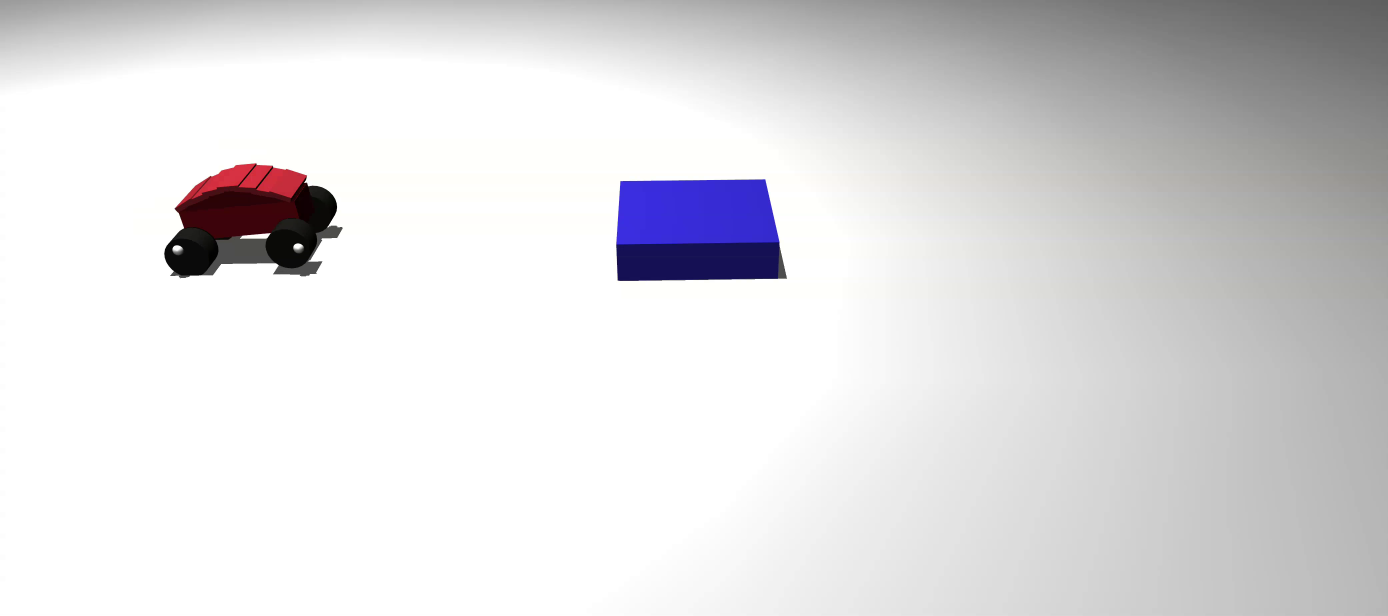
#> input picture frame 5 of ros/src/flip/flip/logs/obstacle.mp4, 4164 x 1846 px (shown at 1/3 size)
$ python image_from_video.py
#> lines starting #> are read from the running program, lines starting #| are printed output that depends on the picture
import cv2
import numpy as np

video_path = "obstacle.mp4"
out_path = "composite.png"

cap = cv2.VideoCapture(video_path)
ret, base = cap.read()
#> base is the input picture: shape (1846, 4164, 3); mean B, G, R 221.9, 219.8, 220.7
if not ret:
    raise RuntimeError("Could not read video")

acc = base.copy()
base_gray = cv2.cvtColor(base, cv2.COLOR_BGR2GRAY)
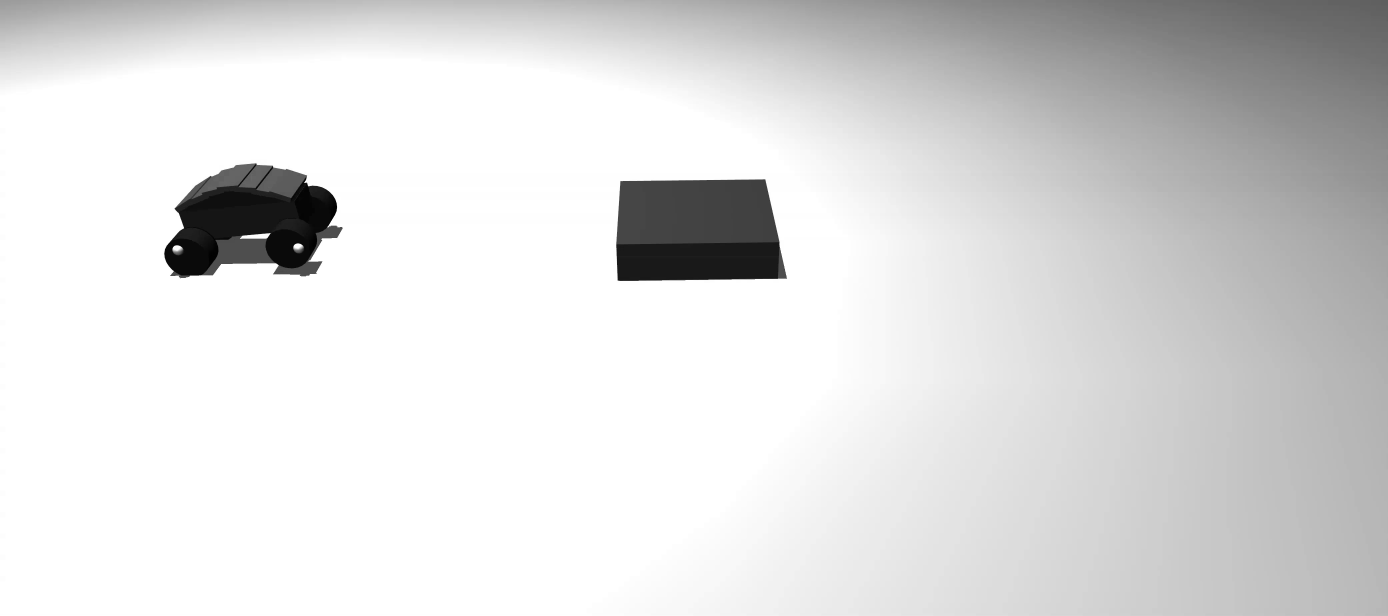
#> base_gray: shape (1846, 4164) (shown at 1/3 size); min 0, max 255, mean 220.4

stride = 7
motion_thresh = 15  # 15–35 typical; lower = more sensitive
kernel = np.ones((7, 7), np.uint8)

frame_idx = 0
while True:
    ret, frame = cap.read()
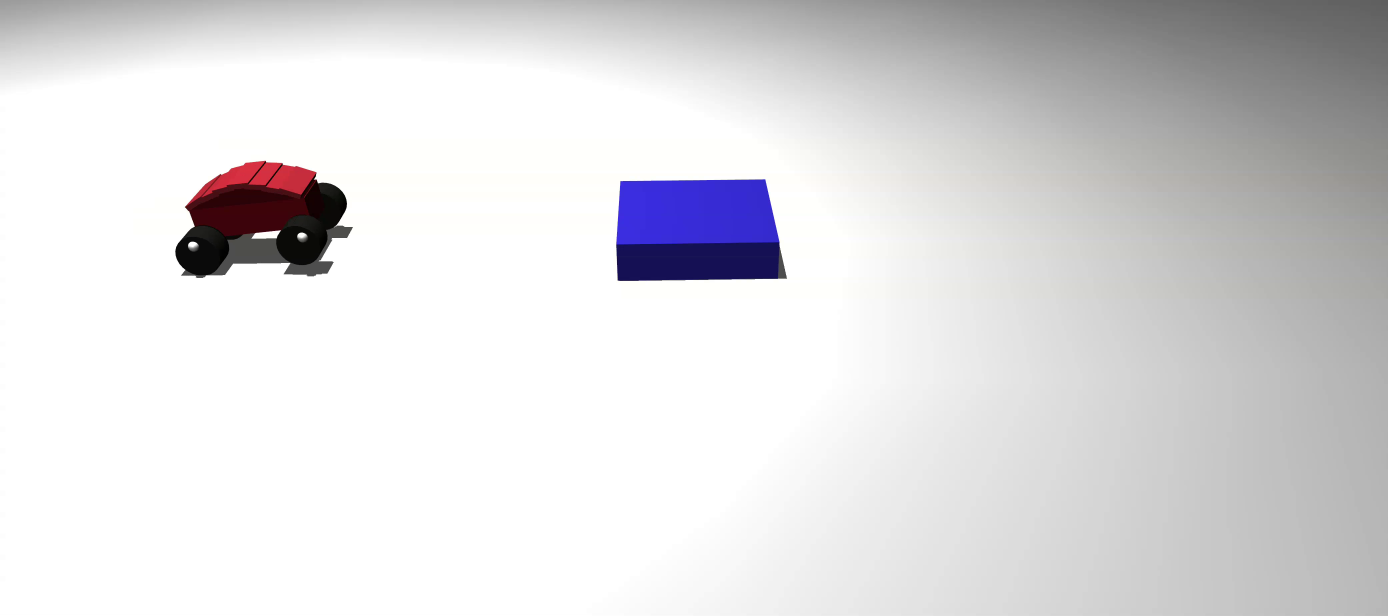
#> input picture frame 6 of ros/src/flip/flip/logs/obstacle.mp4, 4164 x 1846 px (shown at 1/3 size)
#> frame is the input picture: shape (1846, 4164, 3); mean B, G, R 221.9, 219.8, 220.7
    if not ret:
        break
    frame_idx += 1
    if frame_idx % stride != 0:
        continue

    # --- 1) Motion mask (captures body + wheels because they move) ---
    gray = cv2.cvtColor(frame, cv2.COLOR_BGR2GRAY)
    diff = cv2.absdiff(gray, base_gray)
    motion = (diff > motion_thresh).astype(np.uint8) * 255
    motion = cv2.morphologyEx(motion, cv2.MORPH_OPEN, kernel, iterations=1)
    motion = cv2.morphologyEx(motion, cv2.MORPH_CLOSE, kernel, iterations=2)
    motion = cv2.dilate(motion, kernel, iterations=2)

    # --- 2) Red-likeness mask in Lab (more robust to lighting than HSV) ---
    lab = cv2.cvtColor(frame, cv2.COLOR_BGR2LAB)
    a = lab[:, :, 1]  # higher = more red
    a_blur = cv2.GaussianBlur(a, (5, 5), 0)
    _, red_like = cv2.threshold(a_blur, 0, 255, cv2.THRESH_BINARY + cv2.THRESH_OTSU)

    # Dilate red to make sure it touches nearby robot pixels (helps connect to wheels)
    red_seed = cv2.dilate(red_like, kernel, iterations=2)

    # --- 3) Keep ONLY the moving connected component(s) that overlap the red seed ---
    num, labels, stats, _ = cv2.connectedComponentsWithStats(motion, connectivity=8)

    mask = np.zeros_like(motion)
    for k in range(1, num):  # skip background 0
        component = (labels == k).astype(np.uint8) * 255
        if cv2.countNonZero(cv2.bitwise_and(component, red_seed)) > 0:
            mask = cv2.bitwise_or(mask, component)

    # Final cleanup
    mask = cv2.morphologyEx(mask, cv2.MORPH_CLOSE, kernel, iterations=2)

    # Paste robot (including wheels) onto accumulator
    acc[mask > 0] = frame[mask > 0]

cap.release()
cv2.imwrite(out_path, acc)
print("Saved:", out_path)

$ run again, starting later in the video
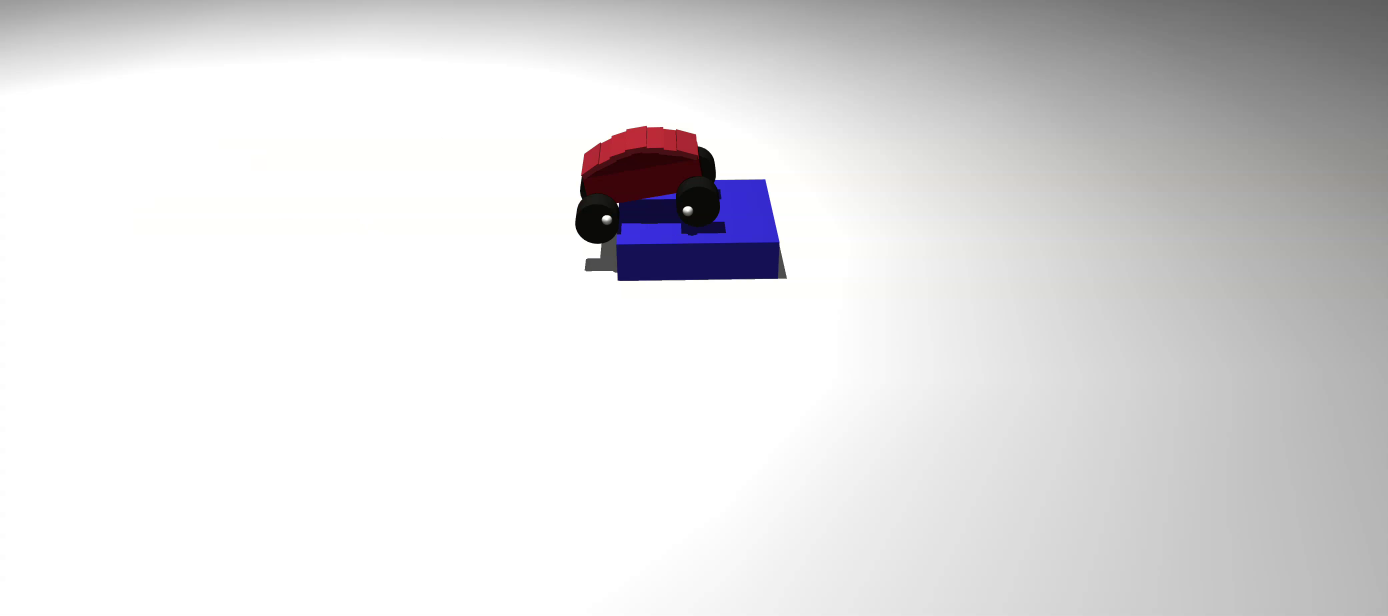
#> input picture frame 22 of ros/src/flip/flip/logs/obstacle.mp4, 4164 x 1846 px (shown at 1/3 size)
#> base is the input picture: shape (1846, 4164, 3); mean B, G, R 222.4, 221.1, 221.9
#> `base_gray = cv2.cvtColor(base, cv2.COLOR_BGR2GRAY)`:
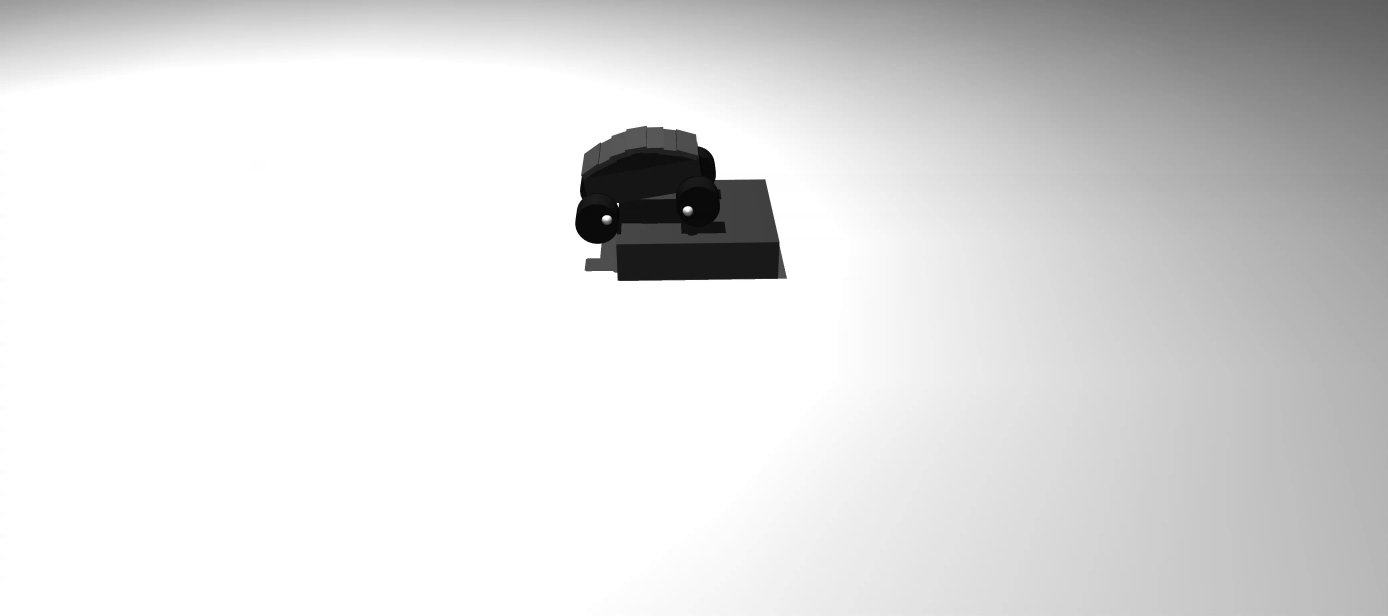
#> base_gray: shape (1846, 4164) (shown at 1/3 size); min 0, max 255, mean 221.5
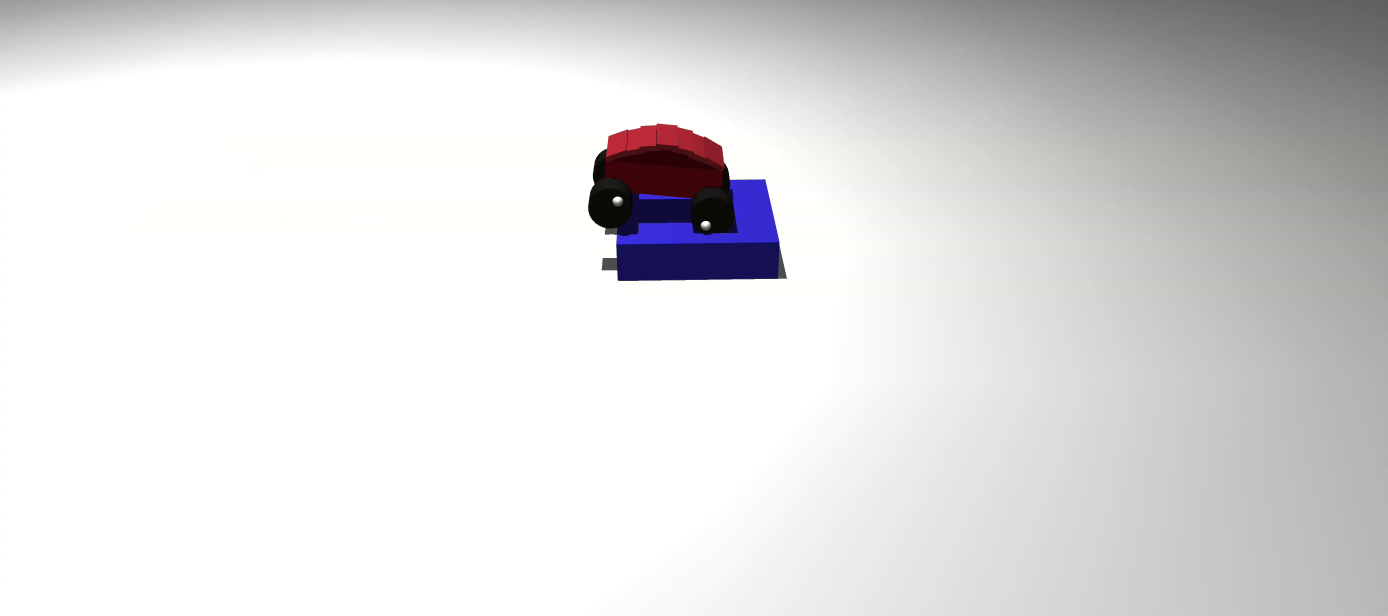
#> input picture frame 23 of ros/src/flip/flip/logs/obstacle.mp4, 4164 x 1846 px (shown at 1/3 size)
#> frame is the input picture: shape (1846, 4164, 3); mean B, G, R 222.5, 221.4, 222.2

$ run again, starting later in the video
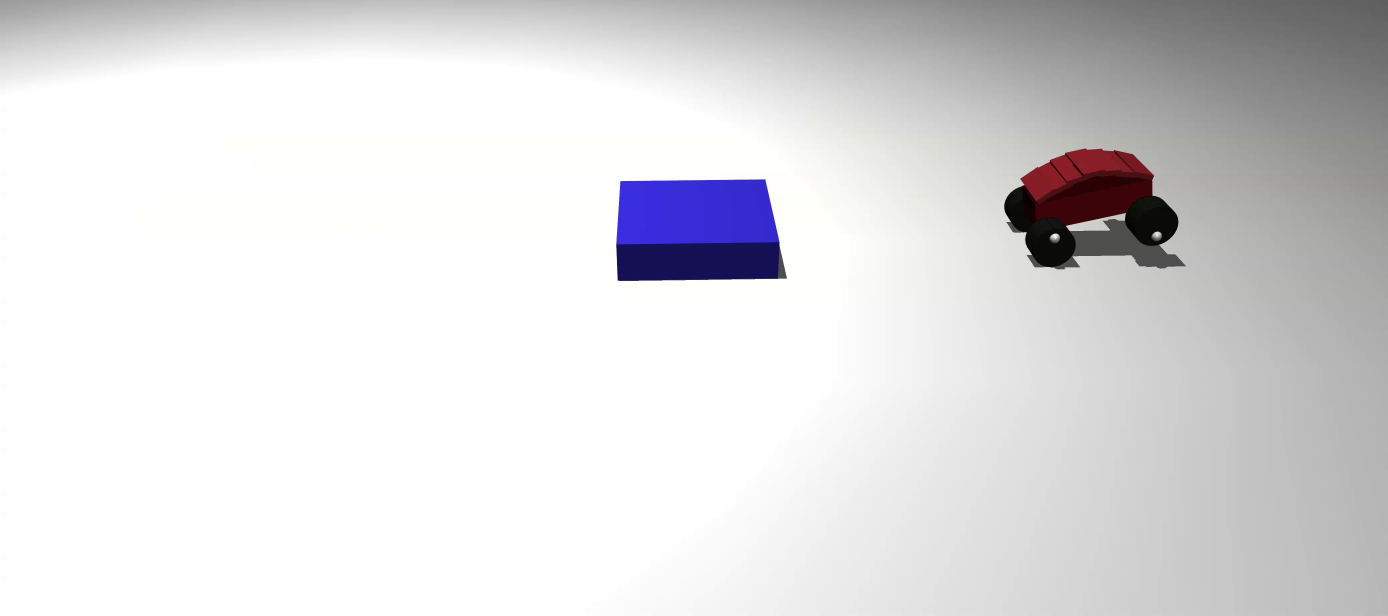
#> input picture frame 40 of ros/src/flip/flip/logs/obstacle.mp4, 4164 x 1846 px (shown at 1/3 size)
#> base is the input picture: shape (1846, 4164, 3); mean B, G, R 222.7, 220.6, 221.4
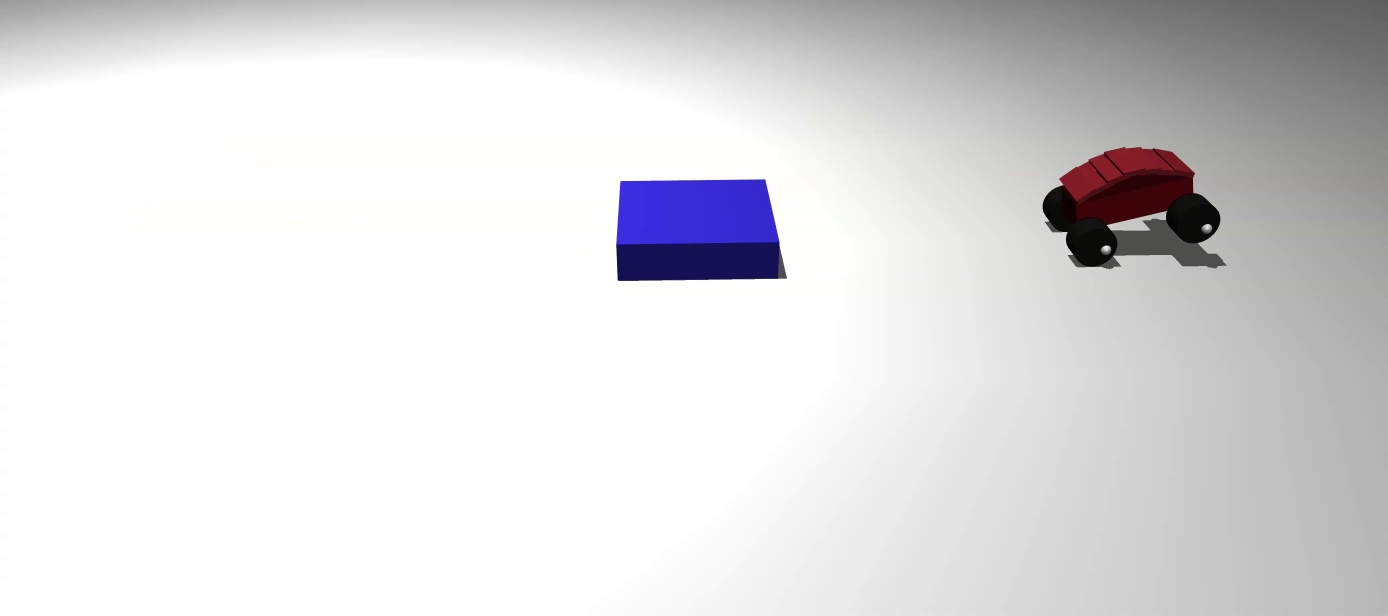
#> input picture frame 41 of ros/src/flip/flip/logs/obstacle.mp4, 4164 x 1846 px (shown at 1/3 size)
#> frame is the input picture: shape (1846, 4164, 3); mean B, G, R 222.8, 220.7, 221.5
#> `cv2.imwrite(out_path, acc)`:
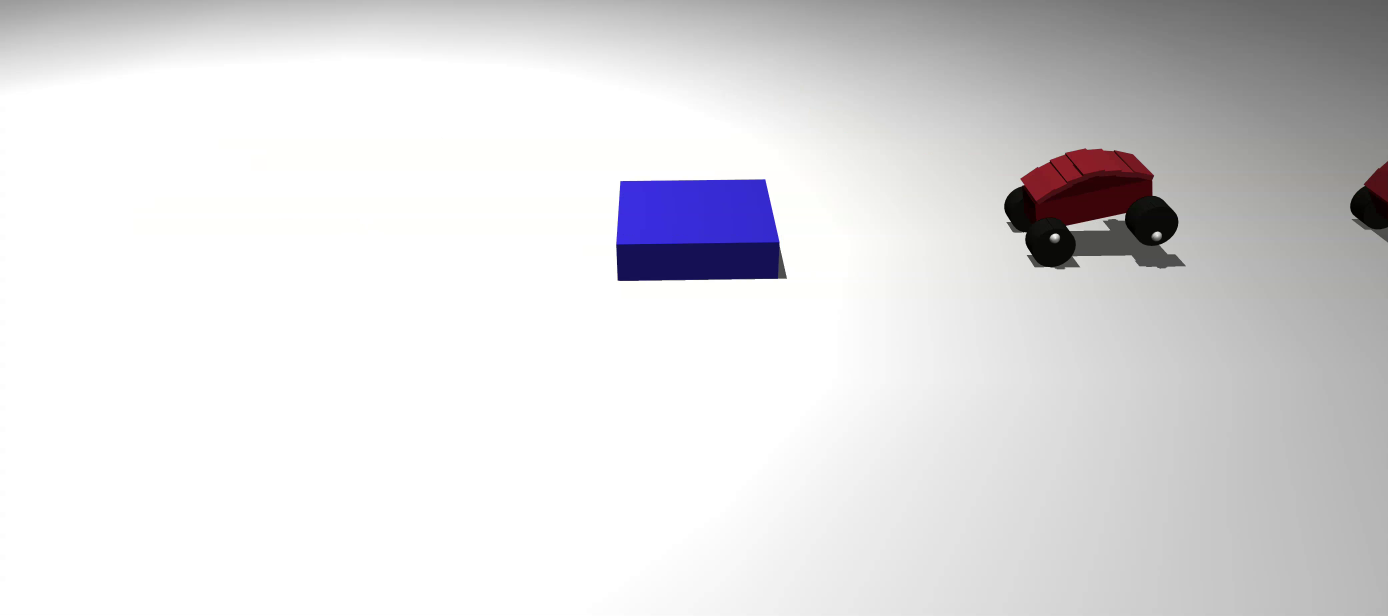
#> saved as composite.png: shape (1846, 4164, 3) (shown at 1/3 size); mean B, G, R 222.4, 220.3, 221.2
